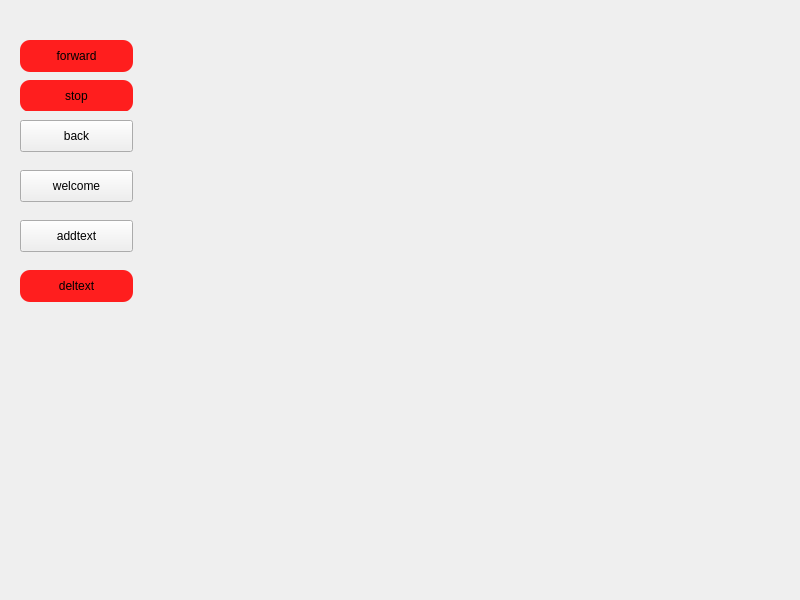
<?xml version="1.0" encoding="UTF-8"?>
<ui version="4.0">
 <class>MainWindow</class>
 <widget class="QMainWindow" name="MainWindow">
  <property name="geometry">
   <rect>
    <x>0</x>
    <y>0</y>
    <width>800</width>
    <height>600</height>
   </rect>
  </property>
  <property name="windowTitle">
   <string>MainWindow</string>
  </property>
  <widget class="QWidget" name="centralwidget">
   <widget class="QPushButton" name="btn_back">
    <property name="geometry">
     <rect>
      <x>20</x>
      <y>120</y>
      <width>113</width>
      <height>32</height>
     </rect>
    </property>
    <property name="text">
     <string>back</string>
    </property>
   </widget>
   <widget class="QPushButton" name="btn_welcome">
    <property name="geometry">
     <rect>
      <x>20</x>
      <y>170</y>
      <width>113</width>
      <height>32</height>
     </rect>
    </property>
    <property name="text">
     <string>welcome</string>
    </property>
   </widget>
   <widget class="QPushButton" name="btn_add_text">
    <property name="geometry">
     <rect>
      <x>20</x>
      <y>220</y>
      <width>113</width>
      <height>32</height>
     </rect>
    </property>
    <property name="text">
     <string>addtext</string>
    </property>
   </widget>
   <widget class="QPushButton" name="btn_del_text">
    <property name="geometry">
     <rect>
      <x>20</x>
      <y>270</y>
      <width>113</width>
      <height>32</height>
     </rect>
    </property>
    <property name="styleSheet">
     <string notr="true">QPushButton 
    {
        background-color: rgba(255, 30, 30, 1);
        border-radius: 10px;
        border: none;
    }
    QPushButton:hover:!pressed 
    { 
        background-color: rgba(20, 255, 20, 1);
    }
    QPushButton:hover:pressed 
    { 
        background-color: rgba(10, 10, 255, 1); 
    }</string>
    </property>
    <property name="text">
     <string>deltext</string>
    </property>
   </widget>
   <widget class="QWidget" name="widget_2" native="true">
    <property name="geometry">
     <rect>
      <x>20</x>
      <y>0</y>
      <width>120</width>
      <height>111</height>
     </rect>
    </property>
    <widget class="QPushButton" name="btn_forward">
     <property name="geometry">
      <rect>
       <x>0</x>
       <y>40</y>
       <width>113</width>
       <height>32</height>
      </rect>
     </property>
     <property name="styleSheet">
      <string notr="true">QPushButton 
    {
        background-color: rgba(255, 30, 30, 1);
        border-radius: 10px;
        border: none;
    }
    QPushButton:hover:!pressed 
    { 
        background-color: rgba(20, 255, 20, 1);
    }
    QPushButton:hover:pressed 
    { 
        background-color: rgba(10, 10, 255, 1); 
    }</string>
     </property>
     <property name="text">
      <string>forward</string>
     </property>
    </widget>
    <widget class="QPushButton" name="btn_stop">
     <property name="geometry">
      <rect>
       <x>0</x>
       <y>80</y>
       <width>113</width>
       <height>32</height>
      </rect>
     </property>
     <property name="styleSheet">
      <string notr="true">QPushButton 
    {
        background-color: rgba(255, 30, 30, 1);
        border-radius: 10px;
        border: none;
    }
    QPushButton:hover:!pressed 
    { 
        background-color: rgba(20, 255, 20, 1);
    }
    QPushButton:hover:pressed 
    { 
        background-color: rgba(10, 10, 255, 1); 
    }</string>
     </property>
     <property name="text">
      <string>stop</string>
     </property>
    </widget>
   </widget>
  </widget>
 </widget>
 <resources/>
 <connections/>
</ui>
